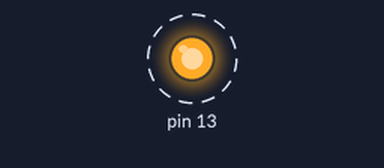
The sketch below on a simulated Arduino Uno, built with avr-gcc and run on an emulated ATmega328P. On the bench: output pins drawn as LEDs (lit = HIGH). Dashed ring = blinking. What the sketch prints to the serial monitor is not drawn.

Above: at 0.5 s.
Timing chart, 0 to 4.6 s (numbered marks = the images above):
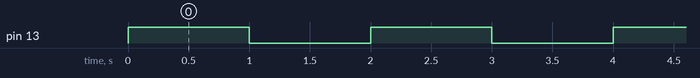

The sketch:

Blink.ino
```cpp
void setup() {
  pinMode(13, OUTPUT);
  Serial.begin(9600);
}
void loop() {
  static int iNum = 0;
  digitalWrite(13, HIGH);
  delay(1000);
  digitalWrite(13, LOW);
  delay(1000);
  Serial.print("LED on, off :");
  Serial.println(iNum);
  ++iNum;
}
```

Measured:
- by itself, pin 13: alternates HIGH for 1.0 s and LOW for 1.0 s
